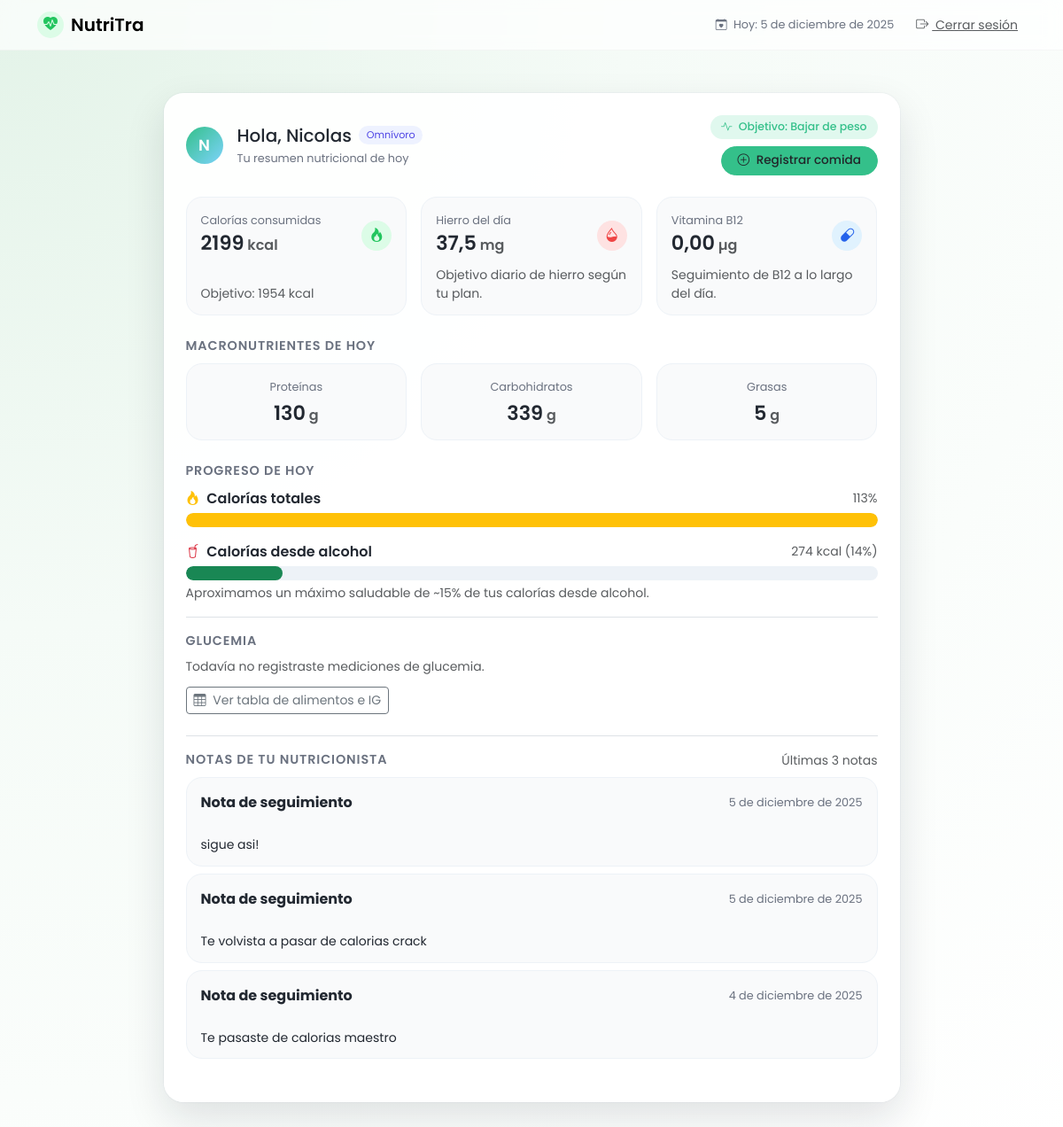
The app's page /paciente/dashboard/ (signed in) with its own data.
### core/models.py (models this page shows, shortened)
class Paciente(models.Model):
    class Sexo(models.TextChoices):
        MASCULINO = "M", "Masculino"
        FEMENINO = "F", "Femenino"
        OTRO = "O", "Otro"
    class ObjetivoPeso(models.TextChoices):
        BAJAR = "BAJAR", "Bajar de peso"
        MANTENER = "MANTENER", "Mantener peso"
        SUBIR = "SUBIR", "Subir de peso"
    class TipoDieta(models.TextChoices):
        OMNIVORO = "OMNIVORO", "Omnívoro"
        VEGETARIANO = "VEGETARIANO", "Vegetariano"
        VEGANO = "VEGANO", "Vegano"
        CARNIVORO = "CARNIVORO", "Carnívoro"
    class TipoAnemia(models.TextChoices):
        NINGUNA = "NINGUNA", "Sin anemia"
        FERROPENICA = "FERROPENICA", "Anemia ferropénica"
        MEGALOBLASTICA = "MEGALOBLASTICA", "Anemia megaloblástica"
        HEMOLITICA = "HEMOLITICA", "Anemia hemolítica"
    class TipoDiabetes(models.TextChoices):
        NINGUNA = "NINGUNA", "Sin diabetes"
        TIPO1 = "TIPO1", "Diabetes tipo 1"
        TIPO2 = "TIPO2", "Diabetes tipo 2"
        OTRO = "OTRO", "Otra"
    user = models.OneToOneField(User, on_delete=models.CASCADE)
    nutricionista = models.ForeignKey(
        "Nutricionista",
        on_delete=models.CASCADE,
        related_name="pacientes",
    )
    sexo = models.CharField(max_length=1, choices=Sexo.choices)
    fecha_nacimiento = models.DateField(null=True, blank=True)
    peso_actual = models.DecimalField(
        max_digits=5, decimal_places=1, null=True, blank=True, help_text="kg"
    )
    talla_m = models.DecimalField(
        max_digits=3, decimal_places=2, null=True, blank=True, help_text="m"
    )
    tipo_dieta = models.CharField(
        max_length=20,
        choices=TipoDieta.choices,
        default=TipoDieta.OMNIVORO,
    )
    tipo_anemia = models.CharField(
        max_length=20,
        choices=TipoAnemia.choices,
        default=TipoAnemia.NINGUNA,
    )
    tipo_diabetes = models.CharField(
        max_length=20,
        choices=TipoDiabetes.choices,
        default=TipoDiabetes.NINGUNA,
    )
    objetivo_peso_tipo = models.CharField(
        max_length=10,
        choices=ObjetivoPeso.choices,
        default=ObjetivoPeso.MANTENER,
    )
    factor_actividad = models.DecimalField(
        max_digits=3,
        decimal_places=2,
        default=Decimal("1.40"),
        help_text="Ej: 1.2 sedentario, 1.4 ligero, 1.6 moderado, 1.8 muy activo",
    )
    calorias_objetivo_diarias = models.IntegerField(
        null=True, blank=True, help_text="kcal/día (se calcula automático)"
    )
    objetivo_hierro_mg_dia = models.DecimalField(
        max_digits=4, decimal_places=1, null=True, blank=True
    )
    objetivo_b12_ug_dia = models.DecimalField(
        max_digits=4, decimal_places=1, null=True, blank=True
    )

class NotaProgreso(models.Model):
    paciente = models.ForeignKey(
        "Paciente",
        on_delete=models.CASCADE,
        related_name="notas_progreso",
    )
    nutricionista = models.ForeignKey(
        "Nutricionista",
        on_delete=models.CASCADE,
        related_name="notas_escritas",
    )
    fecha = models.DateField(auto_now_add=True)
    titulo = models.CharField(max_length=100, blank=True)
    texto = models.TextField()
    visible_para_paciente = models.BooleanField(
        default=True,
        help_text="Si está tildado, en el futuro se podría mostrar en el panel del paciente.",
    )
    class Meta:
        ordering = ["-fecha", "-id"]

### core/views.py (the view)
# urls.py: path("paciente/dashboard/", views.dashboard_paciente, name="dashboard_paciente"),
@login_required
def dashboard_paciente(request):
    paciente = get_object_or_404(Paciente, user=request.user)
    hoy = date.today()
    registros_hoy = paciente.registros_comida.filter(fecha=hoy)
    calorias_hoy = sum(r.calorias_totales for r in registros_hoy)
    hierro_hoy = sum(r.hierro_total_mg for r in registros_hoy)
    b12_hoy = sum(r.b12_total_ug for r in registros_hoy)
    calorias_alcohol_hoy = sum(r.calorias_alcohol for r in registros_hoy)
    proteinas_hoy = sum(r.proteinas_totales for r in registros_hoy)
    carbohidratos_hoy = sum(r.carbohidratos_totales for r in registros_hoy)
    grasas_hoy = sum(r.grasas_totales for r in registros_hoy)
    def _calc_percent(value, target):
        if not target:
            return 0
        try:
            pct = (float(value) * 100.0) / float(target)
        except ZeroDivisionError:
            return 0
        return int(round(pct))
    calorias_pct = _calc_percent(calorias_hoy, paciente.calorias_objetivo_diarias)
    alcohol_pct = _calc_percent(calorias_alcohol_hoy, paciente.calorias_objetivo_diarias)
    notas_visibles = paciente.notas_progreso.filter(
        visible_para_paciente=True
    ).order_by("-fecha")[:3]
    ultima_glucemia = paciente.mediciones_glucemia.order_by("-fecha_hora").first()
    context = {
        "paciente": paciente,
        "hoy": hoy,
        "calorias_hoy": calorias_hoy,
        "hierro_hoy": hierro_hoy,
        "b12_hoy": b12_hoy,
        "calorias_alcohol_hoy": calorias_alcohol_hoy,
        "proteinas_hoy": proteinas_hoy,
        "carbohidratos_hoy": carbohidratos_hoy,
        "grasas_hoy": grasas_hoy,
        "calorias_pct": calorias_pct,
        "alcohol_pct": alcohol_pct,
        "ultima_glucemia": ultima_glucemia,
        "notas_visibles": notas_visibles,
    }
    return render(request, "paciente/dashboard.html", context)

### nutrutra/templates/paciente/dashboard.html (shortened to what this page needs)
<!doctype html>
<html lang="es">
  <head>
    <link
      href="https://cdn.jsdelivr.net/npm/bootstrap@5.3.3/dist/css/bootstrap.min.css"
      rel="stylesheet"
    >
    <link
      rel="stylesheet"
      href="https://cdn.jsdelivr.net/npm/bootstrap-icons@1.11.3/font/bootstrap-icons.css"
    >
  </head>
  <body>
    <nav class="navbar navbar-light navbar-nutri sticky-top">
  <div class="container d-flex justify-content-between align-items-center">
    <span class="navbar-brand d-flex align-items-center gap-2 mb-0">
      <span class="rounded-circle d-inline-flex align-items-center justify-content-center"
            style="width: 30px; height: 30px; background: #dcfce7;">
        <i class="bi bi-heart-pulse-fill" style="font-size: 1rem; color: #22c55e;"></i>
      </span>
      <span class="fw-semibold">NutriTra</span>
    </span>
    <div class="d-flex align-items-center gap-3">
      <span class="tag-nutri d-none d-sm-inline">
        <i class="bi bi-calendar-heart me-1"></i>
        Hoy: {{ hoy }}
      </span>
      <form method="post" action="{% url 'logout' %}" class="m-0 p-0">
  <button type="submit" class="btn btn-link btn-sm text-muted">
    <i class="bi bi-box-arrow-right me-1"></i>
    Cerrar sesión
  </button>
      </form>
      </div>
      </div>
    </nav>
    <main class="container py-4 py-md-5">
      <div class="row justify-content-center">
        <div class="col-12 col-lg-9">
          <div class="card-main p-3 p-md-4">
            <div class="d-flex flex-column flex-md-row align-items-md-center justify-content-between mb-3 mb-md-4">
              <div class="d-flex align-items-center gap-3 mb-3 mb-md-0">
                <div class="avatar-circle">
                  {{ paciente.user.first_name|default:paciente.user.username|slice:":1"|upper }}
                </div>
                <div>
                  <div class="d-flex align-items-center gap-2 flex-wrap">
                    <h2 class="h5 mb-0">
                      Hola, {{ paciente.user.first_name|default:paciente.user.username }}
                    </h2>
                    {% if paciente.tipo_dieta %}
                      <span class="mini-chip">
                        {{ paciente.get_tipo_dieta_display }}
                      </span>
                    {% endif %}
                  </div>
                  <div class="tag-nutri mt-1">
                    Tu resumen nutricional de hoy
                  </div>
                </div>
              </div>
              <div class="d-flex flex-column align-items-md-end gap-2">
                <span class="badge-tag">
                  <i class="bi bi-activity me-1"></i>
                  Objetivo: {{ paciente.get_objetivo_peso_tipo_display|default:"-" }}
                </span>
                <a href="{% url 'registrar_comida' %}" class="btn btn-primary-nutri">
                  <i class="bi bi-plus-circle me-1"></i>
                  Registrar comida
                </a>
              </div>
            </div>
            <div class="row g-3 mb-3 mb-md-4">
              <div class="col-12 col-md-4">
                <div class="metric-card h-100 d-flex flex-column justify-content-between">
                  <div class="d-flex align-items-center justify-content-between mb-2">
                    <div>
                      <div class="kpi-label">Calorías consumidas</div>
                      <div class="kpi-number">
                        {{ calorias_hoy|floatformat:0 }}<span class="fs-6 text-muted"> kcal</span>
                      </div>
                    </div>
                    <span class="rounded-circle d-inline-flex align-items-center justify-content-center"
                          style="width: 34px; height: 34px; background:#dcfce7;">
                      <i class="bi bi-fire" style="color:#22c55e;"></i>
                    </span>
                  </div>
                  <div class="small text-muted">
                    Objetivo: {{ paciente.calorias_objetivo_diarias|default:"-" }} kcal
                  </div>
                </div>
              </div>
              <div class="col-6 col-md-4">
                <div class="metric-card h-100">
                  <div class="d-flex align-items-center justify-content-between mb-2">
                    <div>
                      <div class="kpi-label">Hierro del día</div>
                      <div class="kpi-number">
                        {{ hierro_hoy|floatformat:1 }}<span class="fs-6 text-muted"> mg</span>
                      </div>
                    </div>
                    <span class="rounded-circle d-inline-flex align-items-center justify-content-center"
                          style="width: 34px; height: 34px; background:#fee2e2;">
                      <i class="bi bi-droplet-half" style="color:#ef4444;"></i>
                    </span>
                  </div>
                  <div class="small text-muted">
                    Objetivo diario de hierro según tu plan.
                  </div>
                </div>
              </div>
              <div class="col-6 col-md-4">
                <div class="metric-card h-100">
                  <div class="d-flex align-items-center justify-content-between mb-2">
                    <div>
                      <div class="kpi-label">Vitamina B12</div>
                      <div class="kpi-number">
                        {{ b12_hoy|floatformat:2 }}<span class="fs-6 text-muted"> µg</span>
                      </div>
                    </div>
                    <span class="rounded-circle d-inline-flex align-items-center justify-content-center"
                          style="width: 34px; height: 34px; background:#e0f2fe;">
                      <i class="bi bi-capsule" style="color:#2563eb;"></i>
                    </span>
                  </div>
                  <div class="small text-muted">
                    Seguimiento de B12 a lo largo del día.
                  </div>
                </div>
              </div>
            </div>
            <div class="mb-3 mb-md-4">
              <div class="section-title mb-2">Macronutrientes de hoy</div>
              <div class="row g-3">
                <div class="col-4">
                  <div class="metric-card text-center">
                    <div class="kpi-label mb-1">Proteínas</div>
                    <div class="kpi-number">
                      {{ proteinas_hoy|floatformat:0 }}<span class="fs-6 text-muted"> g</span>
                    </div>
                  </div>
                </div>
                <div class="col-4">
                  <div class="metric-card text-center">
                    <div class="kpi-label mb-1">Carbohidratos</div>
                    <div class="kpi-number">
                      {{ carbohidratos_hoy|floatformat:0 }}<span class="fs-6 text-muted"> g</span>
                    </div>
                  </div>
                </div>
                <div class="col-4">
                  <div class="metric-card text-center">
                    <div class="kpi-label mb-1">Grasas</div>
                    <div class="kpi-number">
                      {{ grasas_hoy|floatformat:0 }}<span class="fs-6 text-muted"> g</span>
                    </div>
                  </div>
                </div>
              </div>
            </div>
            <div class="mb-3 mb-md-4">
              <div class="section-title mb-2">Progreso de hoy</div>
              <div class="mb-3">
                <div class="d-flex justify-content-between align-items-center mb-1">
                  <span class="fw-semibold">
                    <i class="bi bi-fire me-1 text-warning"></i>
                    Calorías totales
                  </span>
                  <span class="small text-muted">
                    {{ calorias_pct }}%
                  </span>
                </div>
                <div class="progress" style="height: 16px;">
                  <div
                    class="progress-bar
                           {% if calorias_pct < 90 %}bg-info
                           {% elif calorias_pct <= 110 %}bg-success
                           {% else %}bg-warning{% endif %}"
                    role="progressbar"
                    style="width: {{ calorias_pct }}%;"
                  ></div>
                </div>
              </div>
<div class="mb-1">
  <div class="d-flex justify-content-between align-items-center mb-1">
    <span class="fw-semibold">
      <i class="bi bi-cup-straw me-1 text-danger"></i>
      Calorías desde alcohol
    </span>
    <span class="small text-muted">
      {{ calorias_alcohol_hoy|floatformat:0 }} kcal ({{ alcohol_pct }}%)
    </span>
  </div>
  <div class="progress" style="height: 16px;">
    <div
      class="progress-bar
             {% if alcohol_pct <= 50 %}bg-success
             {% elif alcohol_pct <= 100 %}bg-warning
             {% else %}bg-danger{% endif %}"
      role="progressbar"
      style="width: {{ alcohol_pct }}%;"
    ></div>
  </div>
  <div class="small text-muted mt-1">
    Aproximamos un máximo saludable de ~15% de tus calorías desde alcohol.
  </div>
</div>
            <div class="mt-3 pt-3 border-top">
              <div class="section-title mb-2">Glucemia</div>
              {% if ultima_glucemia %}
                <p class="small text-muted mb-1">
                  Última medición: {{ ultima_glucemia.valor_mg_dl }} mg/dL
                  ({{ ultima_glucemia.fecha_hora }})
                </p>
              {% else %}
                <p class="small text-muted mb-1">
                  Todavía no registraste mediciones de glucemia.
                </p>
              {% endif %}
              <a href="{% url 'lista_alimentos' %}" class="btn btn-sm btn-outline-secondary mt-2">
                <i class="bi bi-table me-1"></i>
                Ver tabla de alimentos e IG
              </a>
            </div>
          {% if notas_visibles %}
              <div class="mt-4 pt-3 border-top">
                <div class="d-flex justify-content-between align-items-center mb-2">
                  <span class="section-title mb-0">Notas de tu nutricionista</span>
                  <small class="text-muted">
                    Últimas {{ notas_visibles|length }} notas
                  </small>
                </div>
                <div class="row g-2">
                  {% for nota in notas_visibles %}
                    <div class="col-12">
                      <div class="metric-card">
                        <div class="d-flex justify-content-between align-items-center mb-1">
                          <strong>{{ nota.titulo|default:"Nota de seguimiento" }}</strong>
                          <span class="tag-nutri">{{ nota.fecha }}</span>
                        </div>
                        <p class="small mb-0" style="white-space: pre-line;">
                          {{ nota.texto }}
                        </p>
                      </div>
                    </div>
                  {% endfor %}
                </div>
              </div>
            {% endif %}
  </body>
</html>

### records on screen
Paciente: user.first_name "N", user.first_name "Nicolas", tipo_dieta "Omnívoro", objetivo_peso_tipo "Bajar de peso", calorias_objetivo_diarias "1954"
NotaProgreso: titulo "Nota de seguimiento", fecha "5 de diciembre de 2025", texto "sigue asi!"
NotaProgreso: titulo "Nota de seguimiento", fecha "5 de diciembre de 2025", texto "Te volvista a pasar de calorias crack"
NotaProgreso: titulo "Nota de seguimiento", fecha "4 de diciembre de 2025", texto "Te pasaste de calorias maestro"

### other values on screen
{{ calorias_hoy|floatformat:0 }} "2199"
{{ hierro_hoy|floatformat:1 }} "37,5"
{{ b12_hoy|floatformat:2 }} "0,00"
{{ proteinas_hoy|floatformat:0 }} "130"
{{ carbohidratos_hoy|floatformat:0 }} "339"
{{ grasas_hoy|floatformat:0 }} "5"
{{ calorias_pct }} "113"
{{ calorias_alcohol_hoy|floatformat:0 }} "274"
{{ alcohol_pct }} "14"
{{ notas_visibles|length }} "3"
